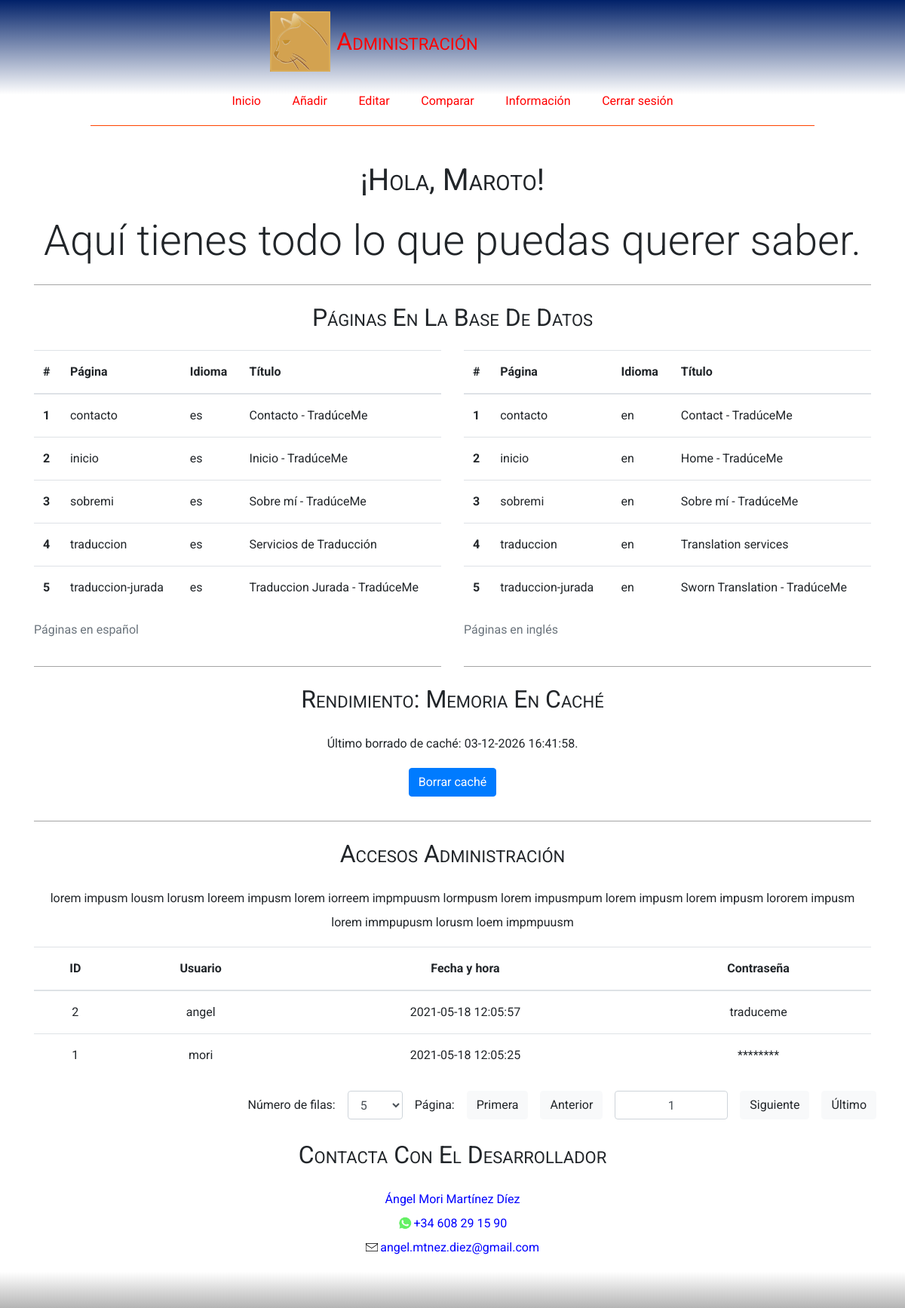
Screenshot of /tm_admin/info.php (signed in) with the database file from the repository.
### tables this page shows
CREATE TABLE `tm_page` (
  `page_name` varchar(40) NOT NULL,
  `lang` varchar(2) NOT NULL,
  `title` varchar(70) NOT NULL,
  `content` longtext NOT NULL
);

### tm_admin/adminFunctions.php (the view, shortened to what this page needs)
<?php
function tabularMatrizN($matrizDatos, $arrayCabeceras = null, $clase = '', $caption = '')
{
    $tabla = "<table class='$clase'>
                <caption>$caption</caption>
                <thead>";
    if (is_array($arrayCabeceras)) {
        $maxCols = count($arrayCabeceras);
        $tabla .=  "<tr>";
        $tabla .=  "<th>#</th>";
        foreach ($arrayCabeceras as $th) {
            $tabla .=  "<th>$th</th>";
        }
        $tabla .=  "<tr>";
    }
    $tabla .= "</thead><tbody>";
    $row = 1;
    foreach ($matrizDatos as $fila) {
        $tabla .=  '<tr><th>' . $row++ . '</th>';
        $col = 0;
        foreach ($fila as $celda) {
            if ($maxCols <= $col) {
                break;
            }
            $col++;
            $tabla .=  "<td>" . $celda . "</td>";
        }
        $tabla .=  '</tr>';
    }
    $tabla .=  "</tbody></table>";
    return $tabla;
}

### assets/css/estructura.css (style rules this page uses)
* { font-family: 'Roboto', 'Lucida Sans', 'Lucida Sans Regular', 'Lucida Grande', 'Lucida Sans Unicode', Geneva, Verdana, sans-serif }
* { padding: 0; margin: 0; }
html { overflow-y: scroll visible; overflow-x: scroll visible; }
html, body { width: 100%; height: 100%; max-width: 100%; font-size: 16px; line-height: 2rem; }
body { -ms-overflow-style: none; scrollbar-width: none; }
body { display: grid; grid-template-columns: 1fr; grid-template-rows: min-content min-content min-content auto min-content min-content; grid-template-areas: 'cabecera''menú''migas''cuerpo''aside''pie'; }

### rows the page displays
tm_page: page_name "contacto", lang "es", title "Contacto - TradúceMe"
tm_page: page_name "inicio", lang "es", title "Inicio - TradúceMe"
tm_page: page_name "sobremi", lang "es", title "Sobre mí - TradúceMe"
tm_page: page_name "traduccion", lang "es", title "Servicios de Traducción"
tm_page: page_name "traduccion-jurada", lang "es", title "Traduccion Jurada - TradúceMe"
tm_page: page_name "contacto", lang "en", title "Contact - TradúceMe"
tm_page: page_name "inicio", lang "en", title "Home - TradúceMe"
tm_page: page_name "sobremi", lang "en", title "Sobre mí - TradúceMe"
tm_page: page_name "traduccion", lang "en", title "Translation services"
tm_page: page_name "traduccion-jurada", lang "en", title "Sworn Translation - TradúceMe"

### other values shown
$tituloPaginaAdmin "¡Hola, Maroto!"
$caption "Páginas en español Páginas en inglés"
$th "Página"
$th "Idioma"
$th "Título"
$fechaCache "03-12-2026 16:41:58"
